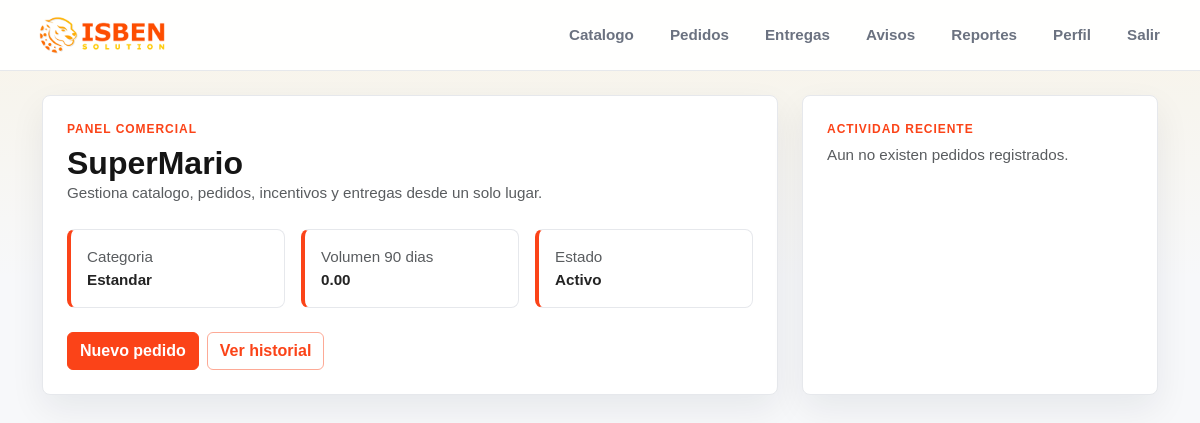
The app's page / (signed in) with its own data.
### plataforma/models.py (models this page shows, shortened)
class Comercio(models.Model):
    ruc = models.CharField(max_length=20)
    nombre_comercial = models.CharField(max_length=100)
    direccion = models.CharField(max_length=255)
    contacto = models.CharField(max_length=100)
    categoria = models.CharField(max_length=100)
    volumen_90d = models.FloatField()
    estado = models.CharField(max_length=50)

### plataforma/views.py (the view)
# urls.py: path("", views.index, name="index"),
def index(request):
    usuario = obtener_usuario_actual(request)
    productos_activos = Producto.objects.filter(activo=True).count()
    pedidos_total = Pedido.objects.count()
    contexto = {
        "usuario": usuario,
        "productos_activos": productos_activos,
        "pedidos_total": pedidos_total,
    }
    if usuario:
        comercio = usuario.comercio
        pedidos = Pedido.objects.filter(comercio=comercio).order_by("-fecha")[:5]
        contexto.update(
            {
                "comercio": comercio,
                "pedidos_recientes": pedidos,
                "notificaciones": comercio.notificaciones.order_by("-enviado_en")[:5],
            }
        )
    return render(request, "plataforma/index.html", contexto)

### plataforma/views.py (called while the page is built)
def obtener_usuario_actual(request):
    usuario_id = request.session.get("usuario_id")
    if not usuario_id:
        return None
    return Usuario.objects.select_related("comercio").filter(id=usuario_id).first()

### plataforma/templates/plataforma/index.html (shortened to what this page needs)
{% extends 'plataforma/master.html' %}
{% load static %}
{% block content %}
<section class="container-lg">
    {% if usuario %}
        <div class="row g-4 align-items-stretch">
            <div class="col-lg-8">
                <div class="brand-card p-4 h-100">
                    <p class="brand-eyebrow">Panel comercial</p>
                    <h1 class="brand-title h2">{{ comercio.nombre_comercial }}</h1>
                    <p class="text-muted mb-4">Gestiona catalogo, pedidos, incentivos y entregas desde un solo lugar.</p>
                    <div class="row g-3">
                        <div class="col-md-4">
                            <div class="brand-panel p-3 h-100">
                                <span class="text-muted d-block">Categoria</span>
                                <strong>{{ comercio.categoria }}</strong>
                            </div>
                        </div>
                        <div class="col-md-4">
                            <div class="brand-panel p-3 h-100">
                                <span class="text-muted d-block">Volumen 90 dias</span>
                                <strong>{{ comercio.volumen_90d|floatformat:2 }}</strong>
                            </div>
                        </div>
                        <div class="col-md-4">
                            <div class="brand-panel p-3 h-100">
                                <span class="text-muted d-block">Estado</span>
                                <strong>{{ comercio.estado }}</strong>
                            </div>
                        </div>
                    </div>
                    <div class="d-flex flex-wrap gap-2 mt-4">
                        <a class="btn btn-brand" href="{% url 'catalogo' %}">Nuevo pedido</a>
                        <a class="btn btn-outline-brand" href="{% url 'historial' %}">Ver historial</a>
                    </div>
                </div>
            </div>
            <div class="col-lg-4">
                <div class="brand-card p-4 h-100">
                    <p class="brand-eyebrow">Actividad reciente</p>
                    {% if pedidos_recientes %}
                        <div class="list-group list-group-flush">
                            {% for pedido in pedidos_recientes %}
                                <a class="list-group-item list-group-item-action px-0" href="{% url 'pedido_detalle' pedido.id %}">
                                    <div class="d-flex justify-content-between gap-3">
                                        <strong>Pedido #{{ pedido.id }}</strong>
                                        <span class="badge badge-brand">{{ pedido.estado }}</span>
                                    </div>
                                    <small class="text-muted">{{ pedido.fecha|date:"d/m/Y H:i" }} - ${{ pedido.monto_total|floatformat:2 }}</small>
                                </a>
                            {% endfor %}
                        </div>
                    {% else %}
                        <p class="text-muted mb-0">Aun no existen pedidos registrados.</p>
                    {% endif %}
                </div>
            </div>
        </div>
    {% endif %}
</section>
{% endblock %}

### plataforma/static/plataforma/css/brand.css (style rules this page uses)
:root { --brand-orange: #FB4318; --brand-yellow: #FFC22F; --brand-dark: #151515; --brand-ink: #242424; --brand-muted: #6b7280; --brand-border: #e6e8ec; --brand-bg: #f7f8fa; --brand-surface: #ffffff; --brand-orange-rgb: 251, 67, 24; --brand-yellow-rgb: 255, 194, 47; --font-base: Verdana, Arial, sans-serif; --font-display: Futura, "Trebuchet MS", Verdana, Arial, sans-serif; }
* { box-sizing: border-box; }
body { min-height: 100vh; margin: 0; background: var(--brand-bg); color: var(--brand-ink); font-family: var(--font-base); font-size: 0.95rem; }
a { color: var(--brand-orange); text-decoration: none; }
.brand-title { margin: 0; color: var(--brand-dark); font-family: var(--font-display); font-weight: 800; letter-spacing: 0; }
.brand-eyebrow { margin-bottom: 0.35rem; color: var(--brand-orange); font-family: var(--font-display); font-size: 0.75rem; font-weight: 800; letter-spacing: 0.08em; text-transform: uppercase; }
.brand-card { border: 1px solid var(--brand-border); border-radius: 8px; background: var(--brand-surface); box-shadow: 0 14px 35px rgba(17, 24, 39, 0.07); }
.brand-panel { border: 1px solid var(--brand-border); border-left: 4px solid var(--brand-orange); border-radius: 8px; background: var(--brand-surface); }
.btn-brand, .btn-primary { --bs-btn-color: #ffffff; --bs-btn-bg: var(--brand-orange); --bs-btn-border-color: var(--brand-orange); --bs-btn-hover-color: #ffffff; --bs-btn-hover-bg: #df3913; --bs-btn-hover-border-color: #df3913; --bs-btn-focus-shadow-rgb: var(--brand-orange-rgb); --bs-btn-active-color: #ffffff; --bs-btn-active-bg: #c83110; --bs-btn-active-border-color: #c83110; font-weight: 700; }
.btn-outline-brand { --bs-btn-color: var(--brand-orange); --bs-btn-border-color: rgba(var(--brand-orange-rgb), 0.45); --bs-btn-hover-color: #ffffff; --bs-btn-hover-bg: var(--brand-orange); --bs-btn-hover-border-color: var(--brand-orange); --bs-btn-focus-shadow-rgb: var(--brand-orange-rgb); font-weight: 700; }

### records on screen
Comercio: nombre_comercial "SuperMario", categoria "Estandar", volumen_90d "0.00", estado "Activo"
